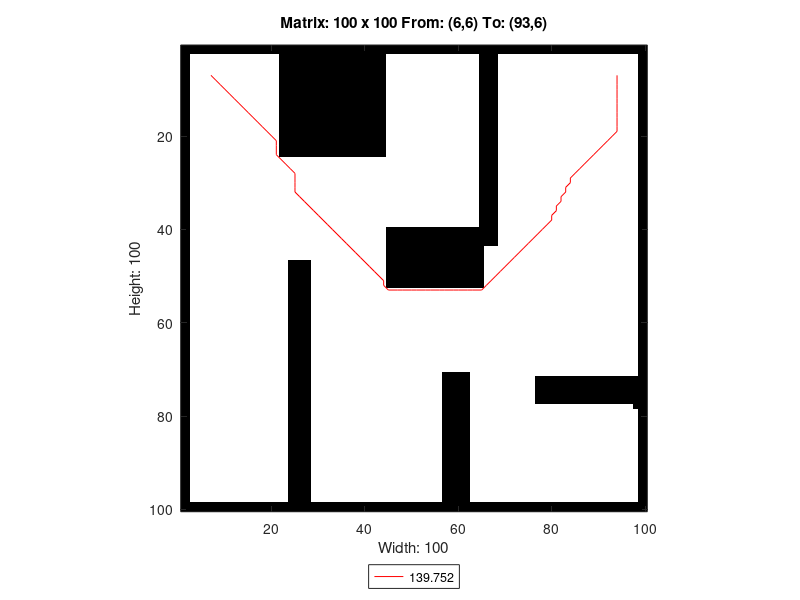

Write MATLAB code to recreate this figure.
A=[0 0 0 0 0 0 0 0 0 0 0 0 0 0 0 0 0 0 0 0 0 0 0 0 0 0 0 0 0 0 0 0 0 0 0 0 0 0 0 0 0 0 0 0 0 0 0 0 0 0 0 0 0 0 0 0 0 0 0 0 0 0 0 0 0 0 0 0 0 0 0 0 0 0 0 0 0 0 0 0 0 0 0 0 0 0 0 0 0 0 0 0 0 0 0 0 0 0 0 0 ;
0 0 0 0 0 0 0 0 0 0 0 0 0 0 0 0 0 0 0 0 0 0 0 0 0 0 0 0 0 0 0 0 0 0 0 0 0 0 0 0 0 0 0 0 0 0 0 0 0 0 0 0 0 0 0 0 0 0 0 0 0 0 0 0 0 0 0 0 0 0 0 0 0 0 0 0 0 0 0 0 0 0 0 0 0 0 0 0 0 0 0 0 0 0 0 0 0 0 0 0 ;
0 0 1 1 1 1 1 1 1 1 1 1 1 1 1 1 1 1 1 1 1 0 0 0 0 0 0 0 0 0 0 0 0 0 0 0 0 0 0 0 0 0 0 0 1 1 1 1 1 1 1 1 1 1 1 1 1 1 1 1 1 1 1 1 0 0 0 0 1 1 1 1 1 1 1 1 1 1 1 1 1 1 1 1 1 1 1 1 1 1 1 1 1 1 1 1 1 1 0 0 ;
0 0 1 1 1 1 1 1 1 1 1 1 1 1 1 1 1 1 1 1 1 0 0 0 0 0 0 0 0 0 0 0 0 0 0 0 0 0 0 0 0 0 0 0 1 1 1 1 1 1 1 1 1 1 1 1 1 1 1 1 1 1 1 1 0 0 0 0 1 1 1 1 1 1 1 1 1 1 1 1 1 1 1 1 1 1 1 1 1 1 1 1 1 1 1 1 1 1 0 0 ;
0 0 1 1 1 1 1 1 1 1 1 1 1 1 1 1 1 1 1 1 1 0 0 0 0 0 0 0 0 0 0 0 0 0 0 0 0 0 0 0 0 0 0 0 1 1 1 1 1 1 1 1 1 1 1 1 1 1 1 1 1 1 1 1 0 0 0 0 1 1 1 1 1 1 1 1 1 1 1 1 1 1 1 1 1 1 1 1 1 1 1 1 1 1 1 1 1 1 0 0 ;
0 0 1 1 1 1 1 1 1 1 1 1 1 1 1 1 1 1 1 1 1 0 0 0 0 0 0 0 0 0 0 0 0 0 0 0 0 0 0 0 0 0 0 0 1 1 1 1 1 1 1 1 1 1 1 1 1 1 1 1 1 1 1 1 0 0 0 0 1 1 1 1 1 1 1 1 1 1 1 1 1 1 1 1 1 1 1 1 1 1 1 1 1 1 1 1 1 1 0 0 ;
0 0 1 1 1 1 1 1 1 1 1 1 1 1 1 1 1 1 1 1 1 0 0 0 0 0 0 0 0 0 0 0 0 0 0 0 0 0 0 0 0 0 0 0 1 1 1 1 1 1 1 1 1 1 1 1 1 1 1 1 1 1 1 1 0 0 0 0 1 1 1 1 1 1 1 1 1 1 1 1 1 1 1 1 1 1 1 1 1 1 1 1 1 1 1 1 1 1 0 0 ;
0 0 1 1 1 1 1 1 1 1 1 1 1 1 1 1 1 1 1 1 1 0 0 0 0 0 0 0 0 0 0 0 0 0 0 0 0 0 0 0 0 0 0 0 1 1 1 1 1 1 1 1 1 1 1 1 1 1 1 1 1 1 1 1 0 0 0 0 1 1 1 1 1 1 1 1 1 1 1 1 1 1 1 1 1 1 1 1 1 1 1 1 1 1 1 1 1 1 0 0 ;
0 0 1 1 1 1 1 1 1 1 1 1 1 1 1 1 1 1 1 1 1 0 0 0 0 0 0 0 0 0 0 0 0 0 0 0 0 0 0 0 0 0 0 0 1 1 1 1 1 1 1 1 1 1 1 1 1 1 1 1 1 1 1 1 0 0 0 0 1 1 1 1 1 1 1 1 1 1 1 1 1 1 1 1 1 1 1 1 1 1 1 1 1 1 1 1 1 1 0 0 ;
0 0 1 1 1 1 1 1 1 1 1 1 1 1 1 1 1 1 1 1 1 0 0 0 0 0 0 0 0 0 0 0 0 0 0 0 0 0 0 0 0 0 0 0 1 1 1 1 1 1 1 1 1 1 1 1 1 1 1 1 1 1 1 1 0 0 0 0 1 1 1 1 1 1 1 1 1 1 1 1 1 1 1 1 1 1 1 1 1 1 1 1 1 1 1 1 1 1 0 0 ;
0 0 1 1 1 1 1 1 1 1 1 1 1 1 1 1 1 1 1 1 1 0 0 0 0 0 0 0 0 0 0 0 0 0 0 0 0 0 0 0 0 0 0 0 1 1 1 1 1 1 1 1 1 1 1 1 1 1 1 1 1 1 1 1 0 0 0 0 1 1 1 1 1 1 1 1 1 1 1 1 1 1 1 1 1 1 1 1 1 1 1 1 1 1 1 1 1 1 0 0 ;
0 0 1 1 1 1 1 1 1 1 1 1 1 1 1 1 1 1 1 1 1 0 0 0 0 0 0 0 0 0 0 0 0 0 0 0 0 0 0 0 0 0 0 0 1 1 1 1 1 1 1 1 1 1 1 1 1 1 1 1 1 1 1 1 0 0 0 0 1 1 1 1 1 1 1 1 1 1 1 1 1 1 1 1 1 1 1 1 1 1 1 1 1 1 1 1 1 1 0 0 ;
0 0 1 1 1 1 1 1 1 1 1 1 1 1 1 1 1 1 1 1 1 0 0 0 0 0 0 0 0 0 0 0 0 0 0 0 0 0 0 0 0 0 0 0 1 1 1 1 1 1 1 1 1 1 1 1 1 1 1 1 1 1 1 1 0 0 0 0 1 1 1 1 1 1 1 1 1 1 1 1 1 1 1 1 1 1 1 1 1 1 1 1 1 1 1 1 1 1 0 0 ;
0 0 1 1 1 1 1 1 1 1 1 1 1 1 1 1 1 1 1 1 1 0 0 0 0 0 0 0 0 0 0 0 0 0 0 0 0 0 0 0 0 0 0 0 1 1 1 1 1 1 1 1 1 1 1 1 1 1 1 1 1 1 1 1 0 0 0 0 1 1 1 1 1 1 1 1 1 1 1 1 1 1 1 1 1 1 1 1 1 1 1 1 1 1 1 1 1 1 0 0 ;
0 0 1 1 1 1 1 1 1 1 1 1 1 1 1 1 1 1 1 1 1 0 0 0 0 0 0 0 0 0 0 0 0 0 0 0 0 0 0 0 0 0 0 0 1 1 1 1 1 1 1 1 1 1 1 1 1 1 1 1 1 1 1 1 0 0 0 0 1 1 1 1 1 1 1 1 1 1 1 1 1 1 1 1 1 1 1 1 1 1 1 1 1 1 1 1 1 1 0 0 ;
0 0 1 1 1 1 1 1 1 1 1 1 1 1 1 1 1 1 1 1 1 0 0 0 0 0 0 0 0 0 0 0 0 0 0 0 0 0 0 0 0 0 0 0 1 1 1 1 1 1 1 1 1 1 1 1 1 1 1 1 1 1 1 1 0 0 0 0 1 1 1 1 1 1 1 1 1 1 1 1 1 1 1 1 1 1 1 1 1 1 1 1 1 1 1 1 1 1 0 0 ;
0 0 1 1 1 1 1 1 1 1 1 1 1 1 1 1 1 1 1 1 1 0 0 0 0 0 0 0 0 0 0 0 0 0 0 0 0 0 0 0 0 0 0 0 1 1 1 1 1 1 1 1 1 1 1 1 1 1 1 1 1 1 1 1 0 0 0 0 1 1 1 1 1 1 1 1 1 1 1 1 1 1 1 1 1 1 1 1 1 1 1 1 1 1 1 1 1 1 0 0 ;
0 0 1 1 1 1 1 1 1 1 1 1 1 1 1 1 1 1 1 1 1 0 0 0 0 0 0 0 0 0 0 0 0 0 0 0 0 0 0 0 0 0 0 0 1 1 1 1 1 1 1 1 1 1 1 1 1 1 1 1 1 1 1 1 0 0 0 0 1 1 1 1 1 1 1 1 1 1 1 1 1 1 1 1 1 1 1 1 1 1 1 1 1 1 1 1 1 1 0 0 ;
0 0 1 1 1 1 1 1 1 1 1 1 1 1 1 1 1 1 1 1 1 0 0 0 0 0 0 0 0 0 0 0 0 0 0 0 0 0 0 0 0 0 0 0 1 1 1 1 1 1 1 1 1 1 1 1 1 1 1 1 1 1 1 1 0 0 0 0 1 1 1 1 1 1 1 1 1 1 1 1 1 1 1 1 1 1 1 1 1 1 1 1 1 1 1 1 1 1 0 0 ;
0 0 1 1 1 1 1 1 1 1 1 1 1 1 1 1 1 1 1 1 1 0 0 0 0 0 0 0 0 0 0 0 0 0 0 0 0 0 0 0 0 0 0 0 1 1 1 1 1 1 1 1 1 1 1 1 1 1 1 1 1 1 1 1 0 0 0 0 1 1 1 1 1 1 1 1 1 1 1 1 1 1 1 1 1 1 1 1 1 1 1 1 1 1 1 1 1 1 0 0 ;
0 0 1 1 1 1 1 1 1 1 1 1 1 1 1 1 1 1 1 1 1 0 0 0 0 0 0 0 0 0 0 0 0 0 0 0 0 0 0 0 0 0 0 0 1 1 1 1 1 1 1 1 1 1 1 1 1 1 1 1 1 1 1 1 0 0 0 0 1 1 1 1 1 1 1 1 1 1 1 1 1 1 1 1 1 1 1 1 1 1 1 1 1 1 1 1 1 1 0 0 ;
0 0 1 1 1 1 1 1 1 1 1 1 1 1 1 1 1 1 1 1 1 0 0 0 0 0 0 0 0 0 0 0 0 0 0 0 0 0 0 0 0 0 0 0 1 1 1 1 1 1 1 1 1 1 1 1 1 1 1 1 1 1 1 1 0 0 0 0 1 1 1 1 1 1 1 1 1 1 1 1 1 1 1 1 1 1 1 1 1 1 1 1 1 1 1 1 1 1 0 0 ;
0 0 1 1 1 1 1 1 1 1 1 1 1 1 1 1 1 1 1 1 1 0 0 0 0 0 0 0 0 0 0 0 0 0 0 0 0 0 0 0 0 0 0 0 1 1 1 1 1 1 1 1 1 1 1 1 1 1 1 1 1 1 1 1 0 0 0 0 1 1 1 1 1 1 1 1 1 1 1 1 1 1 1 1 1 1 1 1 1 1 1 1 1 1 1 1 1 1 0 0 ;
0 0 1 1 1 1 1 1 1 1 1 1 1 1 1 1 1 1 1 1 1 0 0 0 0 0 0 0 0 0 0 0 0 0 0 0 0 0 0 0 0 0 0 0 1 1 1 1 1 1 1 1 1 1 1 1 1 1 1 1 1 1 1 1 0 0 0 0 1 1 1 1 1 1 1 1 1 1 1 1 1 1 1 1 1 1 1 1 1 1 1 1 1 1 1 1 1 1 0 0 ;
0 0 1 1 1 1 1 1 1 1 1 1 1 1 1 1 1 1 1 1 1 1 1 1 1 1 1 1 1 1 1 1 1 1 1 1 1 1 1 1 1 1 1 1 1 1 1 1 1 1 1 1 1 1 1 1 1 1 1 1 1 1 1 1 0 0 0 0 1 1 1 1 1 1 1 1 1 1 1 1 1 1 1 1 1 1 1 1 1 1 1 1 1 1 1 1 1 1 0 0 ;
0 0 1 1 1 1 1 1 1 1 1 1 1 1 1 1 1 1 1 1 1 1 1 1 1 1 1 1 1 1 1 1 1 1 1 1 1 1 1 1 1 1 1 1 1 1 1 1 1 1 1 1 1 1 1 1 1 1 1 1 1 1 1 1 0 0 0 0 1 1 1 1 1 1 1 1 1 1 1 1 1 1 1 1 1 1 1 1 1 1 1 1 1 1 1 1 1 1 0 0 ;
0 0 1 1 1 1 1 1 1 1 1 1 1 1 1 1 1 1 1 1 1 1 1 1 1 1 1 1 1 1 1 1 1 1 1 1 1 1 1 1 1 1 1 1 1 1 1 1 1 1 1 1 1 1 1 1 1 1 1 1 1 1 1 1 0 0 0 0 1 1 1 1 1 1 1 1 1 1 1 1 1 1 1 1 1 1 1 1 1 1 1 1 1 1 1 1 1 1 0 0 ;
0 0 1 1 1 1 1 1 1 1 1 1 1 1 1 1 1 1 1 1 1 1 1 1 1 1 1 1 1 1 1 1 1 1 1 1 1 1 1 1 1 1 1 1 1 1 1 1 1 1 1 1 1 1 1 1 1 1 1 1 1 1 1 1 0 0 0 0 1 1 1 1 1 1 1 1 1 1 1 1 1 1 1 1 1 1 1 1 1 1 1 1 1 1 1 1 1 1 0 0 ;
0 0 1 1 1 1 1 1 1 1 1 1 1 1 1 1 1 1 1 1 1 1 1 1 1 1 1 1 1 1 1 1 1 1 1 1 1 1 1 1 1 1 1 1 1 1 1 1 1 1 1 1 1 1 1 1 1 1 1 1 1 1 1 1 0 0 0 0 1 1 1 1 1 1 1 1 1 1 1 1 1 1 1 1 1 1 1 1 1 1 1 1 1 1 1 1 1 1 0 0 ;
0 0 1 1 1 1 1 1 1 1 1 1 1 1 1 1 1 1 1 1 1 1 1 1 1 1 1 1 1 1 1 1 1 1 1 1 1 1 1 1 1 1 1 1 1 1 1 1 1 1 1 1 1 1 1 1 1 1 1 1 1 1 1 1 0 0 0 0 1 1 1 1 1 1 1 1 1 1 1 1 1 1 1 1 1 1 1 1 1 1 1 1 1 1 1 1 1 1 0 0 ;
0 0 1 1 1 1 1 1 1 1 1 1 1 1 1 1 1 1 1 1 1 1 1 1 1 1 1 1 1 1 1 1 1 1 1 1 1 1 1 1 1 1 1 1 1 1 1 1 1 1 1 1 1 1 1 1 1 1 1 1 1 1 1 1 0 0 0 0 1 1 1 1 1 1 1 1 1 1 1 1 1 1 1 1 1 1 1 1 1 1 1 1 1 1 1 1 1 1 0 0 ;
0 0 1 1 1 1 1 1 1 1 1 1 1 1 1 1 1 1 1 1 1 1 1 1 1 1 1 1 1 1 1 1 1 1 1 1 1 1 1 1 1 1 1 1 1 1 1 1 1 1 1 1 1 1 1 1 1 1 1 1 1 1 1 1 0 0 0 0 1 1 1 1 1 1 1 1 1 1 1 1 1 1 1 1 1 1 1 1 1 1 1 1 1 1 1 1 1 1 0 0 ;
0 0 1 1 1 1 1 1 1 1 1 1 1 1 1 1 1 1 1 1 1 1 1 1 1 1 1 1 1 1 1 1 1 1 1 1 1 1 1 1 1 1 1 1 1 1 1 1 1 1 1 1 1 1 1 1 1 1 1 1 1 1 1 1 0 0 0 0 1 1 1 1 1 1 1 1 1 1 1 1 1 1 1 1 1 1 1 1 1 1 1 1 1 1 1 1 1 1 0 0 ;
0 0 1 1 1 1 1 1 1 1 1 1 1 1 1 1 1 1 1 1 1 1 1 1 1 1 1 1 1 1 1 1 1 1 1 1 1 1 1 1 1 1 1 1 1 1 1 1 1 1 1 1 1 1 1 1 1 1 1 1 1 1 1 1 0 0 0 0 1 1 1 1 1 1 1 1 1 1 1 1 1 1 1 1 1 1 1 1 1 1 1 1 1 1 1 1 1 1 0 0 ;
0 0 1 1 1 1 1 1 1 1 1 1 1 1 1 1 1 1 1 1 1 1 1 1 1 1 1 1 1 1 1 1 1 1 1 1 1 1 1 1 1 1 1 1 1 1 1 1 1 1 1 1 1 1 1 1 1 1 1 1 1 1 1 1 0 0 0 0 1 1 1 1 1 1 1 1 1 1 1 1 1 1 1 1 1 1 1 1 1 1 1 1 1 1 1 1 1 1 0 0 ;
0 0 1 1 1 1 1 1 1 1 1 1 1 1 1 1 1 1 1 1 1 1 1 1 1 1 1 1 1 1 1 1 1 1 1 1 1 1 1 1 1 1 1 1 1 1 1 1 1 1 1 1 1 1 1 1 1 1 1 1 1 1 1 1 0 0 0 0 1 1 1 1 1 1 1 1 1 1 1 1 1 1 1 1 1 1 1 1 1 1 1 1 1 1 1 1 1 1 0 0 ;
0 0 1 1 1 1 1 1 1 1 1 1 1 1 1 1 1 1 1 1 1 1 1 1 1 1 1 1 1 1 1 1 1 1 1 1 1 1 1 1 1 1 1 1 1 1 1 1 1 1 1 1 1 1 1 1 1 1 1 1 1 1 1 1 0 0 0 0 1 1 1 1 1 1 1 1 1 1 1 1 1 1 1 1 1 1 1 1 1 1 1 1 1 1 1 1 1 1 0 0 ;
0 0 1 1 1 1 1 1 1 1 1 1 1 1 1 1 1 1 1 1 1 1 1 1 1 1 1 1 1 1 1 1 1 1 1 1 1 1 1 1 1 1 1 1 1 1 1 1 1 1 1 1 1 1 1 1 1 1 1 1 1 1 1 1 0 0 0 0 1 1 1 1 1 1 1 1 1 1 1 1 1 1 1 1 1 1 1 1 1 1 1 1 1 1 1 1 1 1 0 0 ;
0 0 1 1 1 1 1 1 1 1 1 1 1 1 1 1 1 1 1 1 1 1 1 1 1 1 1 1 1 1 1 1 1 1 1 1 1 1 1 1 1 1 1 1 1 1 1 1 1 1 1 1 1 1 1 1 1 1 1 1 1 1 1 1 0 0 0 0 1 1 1 1 1 1 1 1 1 1 1 1 1 1 1 1 1 1 1 1 1 1 1 1 1 1 1 1 1 1 0 0 ;
0 0 1 1 1 1 1 1 1 1 1 1 1 1 1 1 1 1 1 1 1 1 1 1 1 1 1 1 1 1 1 1 1 1 1 1 1 1 1 1 1 1 1 1 0 0 0 0 0 0 0 0 0 0 0 0 0 0 0 0 0 0 0 0 0 0 0 0 1 1 1 1 1 1 1 1 1 1 1 1 1 1 1 1 1 1 1 1 1 1 1 1 1 1 1 1 1 1 0 0 ;
0 0 1 1 1 1 1 1 1 1 1 1 1 1 1 1 1 1 1 1 1 1 1 1 1 1 1 1 1 1 1 1 1 1 1 1 1 1 1 1 1 1 1 1 0 0 0 0 0 0 0 0 0 0 0 0 0 0 0 0 0 0 0 0 0 0 0 0 1 1 1 1 1 1 1 1 1 1 1 1 1 1 1 1 1 1 1 1 1 1 1 1 1 1 1 1 1 1 0 0 ;
0 0 1 1 1 1 1 1 1 1 1 1 1 1 1 1 1 1 1 1 1 1 1 1 1 1 1 1 1 1 1 1 1 1 1 1 1 1 1 1 1 1 1 1 0 0 0 0 0 0 0 0 0 0 0 0 0 0 0 0 0 0 0 0 0 0 0 0 1 1 1 1 1 1 1 1 1 1 1 1 1 1 1 1 1 1 1 1 1 1 1 1 1 1 1 1 1 1 0 0 ;
0 0 1 1 1 1 1 1 1 1 1 1 1 1 1 1 1 1 1 1 1 1 1 1 1 1 1 1 1 1 1 1 1 1 1 1 1 1 1 1 1 1 1 1 0 0 0 0 0 0 0 0 0 0 0 0 0 0 0 0 0 0 0 0 0 0 0 0 1 1 1 1 1 1 1 1 1 1 1 1 1 1 1 1 1 1 1 1 1 1 1 1 1 1 1 1 1 1 0 0 ;
0 0 1 1 1 1 1 1 1 1 1 1 1 1 1 1 1 1 1 1 1 1 1 1 1 1 1 1 1 1 1 1 1 1 1 1 1 1 1 1 1 1 1 1 0 0 0 0 0 0 0 0 0 0 0 0 0 0 0 0 0 0 0 0 0 1 1 1 1 1 1 1 1 1 1 1 1 1 1 1 1 1 1 1 1 1 1 1 1 1 1 1 1 1 1 1 1 1 0 0 ;
0 0 1 1 1 1 1 1 1 1 1 1 1 1 1 1 1 1 1 1 1 1 1 1 1 1 1 1 1 1 1 1 1 1 1 1 1 1 1 1 1 1 1 1 0 0 0 0 0 0 0 0 0 0 0 0 0 0 0 0 0 0 0 0 0 1 1 1 1 1 1 1 1 1 1 1 1 1 1 1 1 1 1 1 1 1 1 1 1 1 1 1 1 1 1 1 1 1 0 0 ;
0 0 1 1 1 1 1 1 1 1 1 1 1 1 1 1 1 1 1 1 1 1 1 1 1 1 1 1 1 1 1 1 1 1 1 1 1 1 1 1 1 1 1 1 0 0 0 0 0 0 0 0 0 0 0 0 0 0 0 0 0 0 0 0 0 1 1 1 1 1 1 1 1 1 1 1 1 1 1 1 1 1 1 1 1 1 1 1 1 1 1 1 1 1 1 1 1 1 0 0 ;
0 0 1 1 1 1 1 1 1 1 1 1 1 1 1 1 1 1 1 1 1 1 1 0 0 0 0 0 1 1 1 1 1 1 1 1 1 1 1 1 1 1 1 1 0 0 0 0 0 0 0 0 0 0 0 0 0 0 0 0 0 0 0 0 0 1 1 1 1 1 1 1 1 1 1 1 1 1 1 1 1 1 1 1 1 1 1 1 1 1 1 1 1 1 1 1 1 1 0 0 ;
0 0 1 1 1 1 1 1 1 1 1 1 1 1 1 1 1 1 1 1 1 1 1 0 0 0 0 0 1 1 1 1 1 1 1 1 1 1 1 1 1 1 1 1 0 0 0 0 0 0 0 0 0 0 0 0 0 0 0 0 0 0 0 0 0 1 1 1 1 1 1 1 1 1 1 1 1 1 1 1 1 1 1 1 1 1 1 1 1 1 1 1 1 1 1 1 1 1 0 0 ;
0 0 1 1 1 1 1 1 1 1 1 1 1 1 1 1 1 1 1 1 1 1 1 0 0 0 0 0 1 1 1 1 1 1 1 1 1 1 1 1 1 1 1 1 0 0 0 0 0 0 0 0 0 0 0 0 0 0 0 0 0 0 0 0 0 1 1 1 1 1 1 1 1 1 1 1 1 1 1 1 1 1 1 1 1 1 1 1 1 1 1 1 1 1 1 1 1 1 0 0 ;
0 0 1 1 1 1 1 1 1 1 1 1 1 1 1 1 1 1 1 1 1 1 1 0 0 0 0 0 1 1 1 1 1 1 1 1 1 1 1 1 1 1 1 1 0 0 0 0 0 0 0 0 0 0 0 0 0 0 0 0 0 0 0 0 0 1 1 1 1 1 1 1 1 1 1 1 1 1 1 1 1 1 1 1 1 1 1 1 1 1 1 1 1 1 1 1 1 1 0 0 ;
0 0 1 1 1 1 1 1 1 1 1 1 1 1 1 1 1 1 1 1 1 1 1 0 0 0 0 0 1 1 1 1 1 1 1 1 1 1 1 1 1 1 1 1 0 0 0 0 0 0 0 0 0 0 0 0 0 0 0 0 0 0 0 0 0 1 1 1 1 1 1 1 1 1 1 1 1 1 1 1 1 1 1 1 1 1 1 1 1 1 1 1 1 1 1 1 1 1 0 0 ;
0 0 1 1 1 1 1 1 1 1 1 1 1 1 1 1 1 1 1 1 1 1 1 0 0 0 0 0 1 1 1 1 1 1 1 1 1 1 1 1 1 1 1 1 0 0 0 0 0 0 0 0 0 0 0 0 0 0 0 0 0 0 0 0 0 1 1 1 1 1 1 1 1 1 1 1 1 1 1 1 1 1 1 1 1 1 1 1 1 1 1 1 1 1 1 1 1 1 0 0 ;
0 0 1 1 1 1 1 1 1 1 1 1 1 1 1 1 1 1 1 1 1 1 1 0 0 0 0 0 1 1 1 1 1 1 1 1 1 1 1 1 1 1 1 1 1 1 1 1 1 1 1 1 1 1 1 1 1 1 1 1 1 1 1 1 1 1 1 1 1 1 1 1 1 1 1 1 1 1 1 1 1 1 1 1 1 1 1 1 1 1 1 1 1 1 1 1 1 1 0 0 ;
0 0 1 1 1 1 1 1 1 1 1 1 1 1 1 1 1 1 1 1 1 1 1 0 0 0 0 0 1 1 1 1 1 1 1 1 1 1 1 1 1 1 1 1 1 1 1 1 1 1 1 1 1 1 1 1 1 1 1 1 1 1 1 1 1 1 1 1 1 1 1 1 1 1 1 1 1 1 1 1 1 1 1 1 1 1 1 1 1 1 1 1 1 1 1 1 1 1 0 0 ;
0 0 1 1 1 1 1 1 1 1 1 1 1 1 1 1 1 1 1 1 1 1 1 0 0 0 0 0 1 1 1 1 1 1 1 1 1 1 1 1 1 1 1 1 1 1 1 1 1 1 1 1 1 1 1 1 1 1 1 1 1 1 1 1 1 1 1 1 1 1 1 1 1 1 1 1 1 1 1 1 1 1 1 1 1 1 1 1 1 1 1 1 1 1 1 1 1 1 0 0 ;
0 0 1 1 1 1 1 1 1 1 1 1 1 1 1 1 1 1 1 1 1 1 1 0 0 0 0 0 1 1 1 1 1 1 1 1 1 1 1 1 1 1 1 1 1 1 1 1 1 1 1 1 1 1 1 1 1 1 1 1 1 1 1 1 1 1 1 1 1 1 1 1 1 1 1 1 1 1 1 1 1 1 1 1 1 1 1 1 1 1 1 1 1 1 1 1 1 1 0 0 ;
0 0 1 1 1 1 1 1 1 1 1 1 1 1 1 1 1 1 1 1 1 1 1 0 0 0 0 0 1 1 1 1 1 1 1 1 1 1 1 1 1 1 1 1 1 1 1 1 1 1 1 1 1 1 1 1 1 1 1 1 1 1 1 1 1 1 1 1 1 1 1 1 1 1 1 1 1 1 1 1 1 1 1 1 1 1 1 1 1 1 1 1 1 1 1 1 1 1 0 0 ;
0 0 1 1 1 1 1 1 1 1 1 1 1 1 1 1 1 1 1 1 1 1 1 0 0 0 0 0 1 1 1 1 1 1 1 1 1 1 1 1 1 1 1 1 1 1 1 1 1 1 1 1 1 1 1 1 1 1 1 1 1 1 1 1 1 1 1 1 1 1 1 1 1 1 1 1 1 1 1 1 1 1 1 1 1 1 1 1 1 1 1 1 1 1 1 1 1 1 0 0 ;
0 0 1 1 1 1 1 1 1 1 1 1 1 1 1 1 1 1 1 1 1 1 1 0 0 0 0 0 1 1 1 1 1 1 1 1 1 1 1 1 1 1 1 1 1 1 1 1 1 1 1 1 1 1 1 1 1 1 1 1 1 1 1 1 1 1 1 1 1 1 1 1 1 1 1 1 1 1 1 1 1 1 1 1 1 1 1 1 1 1 1 1 1 1 1 1 1 1 0 0 ;
0 0 1 1 1 1 1 1 1 1 1 1 1 1 1 1 1 1 1 1 1 1 1 0 0 0 0 0 1 1 1 1 1 1 1 1 1 1 1 1 1 1 1 1 1 1 1 1 1 1 1 1 1 1 1 1 1 1 1 1 1 1 1 1 1 1 1 1 1 1 1 1 1 1 1 1 1 1 1 1 1 1 1 1 1 1 1 1 1 1 1 1 1 1 1 1 1 1 0 0 ;
0 0 1 1 1 1 1 1 1 1 1 1 1 1 1 1 1 1 1 1 1 1 1 0 0 0 0 0 1 1 1 1 1 1 1 1 1 1 1 1 1 1 1 1 1 1 1 1 1 1 1 1 1 1 1 1 1 1 1 1 1 1 1 1 1 1 1 1 1 1 1 1 1 1 1 1 1 1 1 1 1 1 1 1 1 1 1 1 1 1 1 1 1 1 1 1 1 1 0 0 ;
0 0 1 1 1 1 1 1 1 1 1 1 1 1 1 1 1 1 1 1 1 1 1 0 0 0 0 0 1 1 1 1 1 1 1 1 1 1 1 1 1 1 1 1 1 1 1 1 1 1 1 1 1 1 1 1 1 1 1 1 1 1 1 1 1 1 1 1 1 1 1 1 1 1 1 1 1 1 1 1 1 1 1 1 1 1 1 1 1 1 1 1 1 1 1 1 1 1 0 0 ;
0 0 1 1 1 1 1 1 1 1 1 1 1 1 1 1 1 1 1 1 1 1 1 0 0 0 0 0 1 1 1 1 1 1 1 1 1 1 1 1 1 1 1 1 1 1 1 1 1 1 1 1 1 1 1 1 1 1 1 1 1 1 1 1 1 1 1 1 1 1 1 1 1 1 1 1 1 1 1 1 1 1 1 1 1 1 1 1 1 1 1 1 1 1 1 1 1 1 0 0 ;
0 0 1 1 1 1 1 1 1 1 1 1 1 1 1 1 1 1 1 1 1 1 1 0 0 0 0 0 1 1 1 1 1 1 1 1 1 1 1 1 1 1 1 1 1 1 1 1 1 1 1 1 1 1 1 1 1 1 1 1 1 1 1 1 1 1 1 1 1 1 1 1 1 1 1 1 1 1 1 1 1 1 1 1 1 1 1 1 1 1 1 1 1 1 1 1 1 1 0 0 ;
0 0 1 1 1 1 1 1 1 1 1 1 1 1 1 1 1 1 1 1 1 1 1 0 0 0 0 0 1 1 1 1 1 1 1 1 1 1 1 1 1 1 1 1 1 1 1 1 1 1 1 1 1 1 1 1 1 1 1 1 1 1 1 1 1 1 1 1 1 1 1 1 1 1 1 1 1 1 1 1 1 1 1 1 1 1 1 1 1 1 1 1 1 1 1 1 1 1 0 0 ;
0 0 1 1 1 1 1 1 1 1 1 1 1 1 1 1 1 1 1 1 1 1 1 0 0 0 0 0 1 1 1 1 1 1 1 1 1 1 1 1 1 1 1 1 1 1 1 1 1 1 1 1 1 1 1 1 1 1 1 1 1 1 1 1 1 1 1 1 1 1 1 1 1 1 1 1 1 1 1 1 1 1 1 1 1 1 1 1 1 1 1 1 1 1 1 1 1 1 0 0 ;
0 0 1 1 1 1 1 1 1 1 1 1 1 1 1 1 1 1 1 1 1 1 1 0 0 0 0 0 1 1 1 1 1 1 1 1 1 1 1 1 1 1 1 1 1 1 1 1 1 1 1 1 1 1 1 1 1 1 1 1 1 1 1 1 1 1 1 1 1 1 1 1 1 1 1 1 1 1 1 1 1 1 1 1 1 1 1 1 1 1 1 1 1 1 1 1 1 1 0 0 ;
0 0 1 1 1 1 1 1 1 1 1 1 1 1 1 1 1 1 1 1 1 1 1 0 0 0 0 0 1 1 1 1 1 1 1 1 1 1 1 1 1 1 1 1 1 1 1 1 1 1 1 1 1 1 1 1 1 1 1 1 1 1 1 1 1 1 1 1 1 1 1 1 1 1 1 1 1 1 1 1 1 1 1 1 1 1 1 1 1 1 1 1 1 1 1 1 1 1 0 0 ;
0 0 1 1 1 1 1 1 1 1 1 1 1 1 1 1 1 1 1 1 1 1 1 0 0 0 0 0 1 1 1 1 1 1 1 1 1 1 1 1 1 1 1 1 1 1 1 1 1 1 1 1 1 1 1 1 1 1 1 1 1 1 1 1 1 1 1 1 1 1 1 1 1 1 1 1 1 1 1 1 1 1 1 1 1 1 1 1 1 1 1 1 1 1 1 1 1 1 0 0 ;
0 0 1 1 1 1 1 1 1 1 1 1 1 1 1 1 1 1 1 1 1 1 1 0 0 0 0 0 1 1 1 1 1 1 1 1 1 1 1 1 1 1 1 1 1 1 1 1 1 1 1 1 1 1 1 1 1 1 1 1 1 1 1 1 1 1 1 1 1 1 1 1 1 1 1 1 1 1 1 1 1 1 1 1 1 1 1 1 1 1 1 1 1 1 1 1 1 1 0 0 ;
0 0 1 1 1 1 1 1 1 1 1 1 1 1 1 1 1 1 1 1 1 1 1 0 0 0 0 0 1 1 1 1 1 1 1 1 1 1 1 1 1 1 1 1 1 1 1 1 1 1 1 1 1 1 1 1 0 0 0 0 0 0 1 1 1 1 1 1 1 1 1 1 1 1 1 1 1 1 1 1 1 1 1 1 1 1 1 1 1 1 1 1 1 1 1 1 1 1 0 0 ;
0 0 1 1 1 1 1 1 1 1 1 1 1 1 1 1 1 1 1 1 1 1 1 0 0 0 0 0 1 1 1 1 1 1 1 1 1 1 1 1 1 1 1 1 1 1 1 1 1 1 1 1 1 1 1 1 0 0 0 0 0 0 1 1 1 1 1 1 1 1 1 1 1 1 1 1 0 0 0 0 0 0 0 0 0 0 0 0 0 0 0 0 0 0 0 0 0 0 0 0 ;
0 0 1 1 1 1 1 1 1 1 1 1 1 1 1 1 1 1 1 1 1 1 1 0 0 0 0 0 1 1 1 1 1 1 1 1 1 1 1 1 1 1 1 1 1 1 1 1 1 1 1 1 1 1 1 1 0 0 0 0 0 0 1 1 1 1 1 1 1 1 1 1 1 1 1 1 0 0 0 0 0 0 0 0 0 0 0 0 0 0 0 0 0 0 0 0 0 0 0 0 ;
0 0 1 1 1 1 1 1 1 1 1 1 1 1 1 1 1 1 1 1 1 1 1 0 0 0 0 0 1 1 1 1 1 1 1 1 1 1 1 1 1 1 1 1 1 1 1 1 1 1 1 1 1 1 1 1 0 0 0 0 0 0 1 1 1 1 1 1 1 1 1 1 1 1 1 1 0 0 0 0 0 0 0 0 0 0 0 0 0 0 0 0 0 0 0 0 0 0 0 0 ;
0 0 1 1 1 1 1 1 1 1 1 1 1 1 1 1 1 1 1 1 1 1 1 0 0 0 0 0 1 1 1 1 1 1 1 1 1 1 1 1 1 1 1 1 1 1 1 1 1 1 1 1 1 1 1 1 0 0 0 0 0 0 1 1 1 1 1 1 1 1 1 1 1 1 1 1 0 0 0 0 0 0 0 0 0 0 0 0 0 0 0 0 0 0 0 0 0 0 0 0 ;
0 0 1 1 1 1 1 1 1 1 1 1 1 1 1 1 1 1 1 1 1 1 1 0 0 0 0 0 1 1 1 1 1 1 1 1 1 1 1 1 1 1 1 1 1 1 1 1 1 1 1 1 1 1 1 1 0 0 0 0 0 0 1 1 1 1 1 1 1 1 1 1 1 1 1 1 0 0 0 0 0 0 0 0 0 0 0 0 0 0 0 0 0 0 0 0 0 0 0 0 ;
0 0 1 1 1 1 1 1 1 1 1 1 1 1 1 1 1 1 1 1 1 1 1 0 0 0 0 0 1 1 1 1 1 1 1 1 1 1 1 1 1 1 1 1 1 1 1 1 1 1 1 1 1 1 1 1 0 0 0 0 0 0 1 1 1 1 1 1 1 1 1 1 1 1 1 1 0 0 0 0 0 0 0 0 0 0 0 0 0 0 0 0 0 0 0 0 0 0 0 0 ;
0 0 1 1 1 1 1 1 1 1 1 1 1 1 1 1 1 1 1 1 1 1 1 0 0 0 0 0 1 1 1 1 1 1 1 1 1 1 1 1 1 1 1 1 1 1 1 1 1 1 1 1 1 1 1 1 0 0 0 0 0 0 1 1 1 1 1 1 1 1 1 1 1 1 1 1 1 1 1 1 1 1 1 1 1 1 1 1 1 1 1 1 1 1 1 1 1 0 0 0 ;
0 0 1 1 1 1 1 1 1 1 1 1 1 1 1 1 1 1 1 1 1 1 1 0 0 0 0 0 1 1 1 1 1 1 1 1 1 1 1 1 1 1 1 1 1 1 1 1 1 1 1 1 1 1 1 1 0 0 0 0 0 0 1 1 1 1 1 1 1 1 1 1 1 1 1 1 1 1 1 1 1 1 1 1 1 1 1 1 1 1 1 1 1 1 1 1 1 1 0 0 ;
0 0 1 1 1 1 1 1 1 1 1 1 1 1 1 1 1 1 1 1 1 1 1 0 0 0 0 0 1 1 1 1 1 1 1 1 1 1 1 1 1 1 1 1 1 1 1 1 1 1 1 1 1 1 1 1 0 0 0 0 0 0 1 1 1 1 1 1 1 1 1 1 1 1 1 1 1 1 1 1 1 1 1 1 1 1 1 1 1 1 1 1 1 1 1 1 1 1 0 0 ;
0 0 1 1 1 1 1 1 1 1 1 1 1 1 1 1 1 1 1 1 1 1 1 0 0 0 0 0 1 1 1 1 1 1 1 1 1 1 1 1 1 1 1 1 1 1 1 1 1 1 1 1 1 1 1 1 0 0 0 0 0 0 1 1 1 1 1 1 1 1 1 1 1 1 1 1 1 1 1 1 1 1 1 1 1 1 1 1 1 1 1 1 1 1 1 1 1 1 0 0 ;
0 0 1 1 1 1 1 1 1 1 1 1 1 1 1 1 1 1 1 1 1 1 1 0 0 0 0 0 1 1 1 1 1 1 1 1 1 1 1 1 1 1 1 1 1 1 1 1 1 1 1 1 1 1 1 1 0 0 0 0 0 0 1 1 1 1 1 1 1 1 1 1 1 1 1 1 1 1 1 1 1 1 1 1 1 1 1 1 1 1 1 1 1 1 1 1 1 1 0 0 ;
0 0 1 1 1 1 1 1 1 1 1 1 1 1 1 1 1 1 1 1 1 1 1 0 0 0 0 0 1 1 1 1 1 1 1 1 1 1 1 1 1 1 1 1 1 1 1 1 1 1 1 1 1 1 1 1 0 0 0 0 0 0 1 1 1 1 1 1 1 1 1 1 1 1 1 1 1 1 1 1 1 1 1 1 1 1 1 1 1 1 1 1 1 1 1 1 1 1 0 0 ;
0 0 1 1 1 1 1 1 1 1 1 1 1 1 1 1 1 1 1 1 1 1 1 0 0 0 0 0 1 1 1 1 1 1 1 1 1 1 1 1 1 1 1 1 1 1 1 1 1 1 1 1 1 1 1 1 0 0 0 0 0 0 1 1 1 1 1 1 1 1 1 1 1 1 1 1 1 1 1 1 1 1 1 1 1 1 1 1 1 1 1 1 1 1 1 1 1 1 0 0 ;
0 0 1 1 1 1 1 1 1 1 1 1 1 1 1 1 1 1 1 1 1 1 1 0 0 0 0 0 1 1 1 1 1 1 1 1 1 1 1 1 1 1 1 1 1 1 1 1 1 1 1 1 1 1 1 1 0 0 0 0 0 0 1 1 1 1 1 1 1 1 1 1 1 1 1 1 1 1 1 1 1 1 1 1 1 1 1 1 1 1 1 1 1 1 1 1 1 1 0 0 ;
0 0 1 1 1 1 1 1 1 1 1 1 1 1 1 1 1 1 1 1 1 1 1 0 0 0 0 0 1 1 1 1 1 1 1 1 1 1 1 1 1 1 1 1 1 1 1 1 1 1 1 1 1 1 1 1 0 0 0 0 0 0 1 1 1 1 1 1 1 1 1 1 1 1 1 1 1 1 1 1 1 1 1 1 1 1 1 1 1 1 1 1 1 1 1 1 1 1 0 0 ;
0 0 1 1 1 1 1 1 1 1 1 1 1 1 1 1 1 1 1 1 1 1 1 0 0 0 0 0 1 1 1 1 1 1 1 1 1 1 1 1 1 1 1 1 1 1 1 1 1 1 1 1 1 1 1 1 0 0 0 0 0 0 1 1 1 1 1 1 1 1 1 1 1 1 1 1 1 1 1 1 1 1 1 1 1 1 1 1 1 1 1 1 1 1 1 1 1 1 0 0 ;
0 0 1 1 1 1 1 1 1 1 1 1 1 1 1 1 1 1 1 1 1 1 1 0 0 0 0 0 1 1 1 1 1 1 1 1 1 1 1 1 1 1 1 1 1 1 1 1 1 1 1 1 1 1 1 1 0 0 0 0 0 0 1 1 1 1 1 1 1 1 1 1 1 1 1 1 1 1 1 1 1 1 1 1 1 1 1 1 1 1 1 1 1 1 1 1 1 1 0 0 ;
0 0 1 1 1 1 1 1 1 1 1 1 1 1 1 1 1 1 1 1 1 1 1 0 0 0 0 0 1 1 1 1 1 1 1 1 1 1 1 1 1 1 1 1 1 1 1 1 1 1 1 1 1 1 1 1 0 0 0 0 0 0 1 1 1 1 1 1 1 1 1 1 1 1 1 1 1 1 1 1 1 1 1 1 1 1 1 1 1 1 1 1 1 1 1 1 1 1 0 0 ;
0 0 1 1 1 1 1 1 1 1 1 1 1 1 1 1 1 1 1 1 1 1 1 0 0 0 0 0 1 1 1 1 1 1 1 1 1 1 1 1 1 1 1 1 1 1 1 1 1 1 1 1 1 1 1 1 0 0 0 0 0 0 1 1 1 1 1 1 1 1 1 1 1 1 1 1 1 1 1 1 1 1 1 1 1 1 1 1 1 1 1 1 1 1 1 1 1 1 0 0 ;
0 0 1 1 1 1 1 1 1 1 1 1 1 1 1 1 1 1 1 1 1 1 1 0 0 0 0 0 1 1 1 1 1 1 1 1 1 1 1 1 1 1 1 1 1 1 1 1 1 1 1 1 1 1 1 1 0 0 0 0 0 0 1 1 1 1 1 1 1 1 1 1 1 1 1 1 1 1 1 1 1 1 1 1 1 1 1 1 1 1 1 1 1 1 1 1 1 1 0 0 ;
0 0 1 1 1 1 1 1 1 1 1 1 1 1 1 1 1 1 1 1 1 1 1 0 0 0 0 0 1 1 1 1 1 1 1 1 1 1 1 1 1 1 1 1 1 1 1 1 1 1 1 1 1 1 1 1 0 0 0 0 0 0 1 1 1 1 1 1 1 1 1 1 1 1 1 1 1 1 1 1 1 1 1 1 1 1 1 1 1 1 1 1 1 1 1 1 1 1 0 0 ;
0 0 1 1 1 1 1 1 1 1 1 1 1 1 1 1 1 1 1 1 1 1 1 0 0 0 0 0 1 1 1 1 1 1 1 1 1 1 1 1 1 1 1 1 1 1 1 1 1 1 1 1 1 1 1 1 0 0 0 0 0 0 1 1 1 1 1 1 1 1 1 1 1 1 1 1 1 1 1 1 1 1 1 1 1 1 1 1 1 1 1 1 1 1 1 1 1 1 0 0 ;
0 0 1 1 1 1 1 1 1 1 1 1 1 1 1 1 1 1 1 1 1 1 1 0 0 0 0 0 1 1 1 1 1 1 1 1 1 1 1 1 1 1 1 1 1 1 1 1 1 1 1 1 1 1 1 1 0 0 0 0 0 0 1 1 1 1 1 1 1 1 1 1 1 1 1 1 1 1 1 1 1 1 1 1 1 1 1 1 1 1 1 1 1 1 1 1 1 1 0 0 ;
0 0 1 1 1 1 1 1 1 1 1 1 1 1 1 1 1 1 1 1 1 1 1 0 0 0 0 0 1 1 1 1 1 1 1 1 1 1 1 1 1 1 1 1 1 1 1 1 1 1 1 1 1 1 1 1 0 0 0 0 0 0 1 1 1 1 1 1 1 1 1 1 1 1 1 1 1 1 1 1 1 1 1 1 1 1 1 1 1 1 1 1 1 1 1 1 1 1 0 0 ;
0 0 1 1 1 1 1 1 1 1 1 1 1 1 1 1 1 1 1 1 1 1 1 0 0 0 0 0 1 1 1 1 1 1 1 1 1 1 1 1 1 1 1 1 1 1 1 1 1 1 1 1 1 1 1 1 0 0 0 0 0 0 1 1 1 1 1 1 1 1 1 1 1 1 1 1 1 1 1 1 1 1 1 1 1 1 1 1 1 1 1 1 1 1 1 1 1 1 0 0 ;
0 0 1 1 1 1 1 1 1 1 1 1 1 1 1 1 1 1 1 1 1 1 1 0 0 0 0 0 1 1 1 1 1 1 1 1 1 1 1 1 1 1 1 1 1 1 1 1 1 1 1 1 1 1 1 1 0 0 0 0 0 0 1 1 1 1 1 1 1 1 1 1 1 1 1 1 1 1 1 1 1 1 1 1 1 1 1 1 1 1 1 1 1 1 1 1 1 1 0 0 ;
0 0 1 1 1 1 1 1 1 1 1 1 1 1 1 1 1 1 1 1 1 1 1 0 0 0 0 0 1 1 1 1 1 1 1 1 1 1 1 1 1 1 1 1 1 1 1 1 1 1 1 1 1 1 1 1 0 0 0 0 0 0 1 1 1 1 1 1 1 1 1 1 1 1 1 1 1 1 1 1 1 1 1 1 1 1 1 1 1 1 1 1 1 1 1 1 1 1 0 0 ;
0 0 0 0 0 0 0 0 0 0 0 0 0 0 0 0 0 0 0 0 0 0 0 0 0 0 0 0 0 0 0 0 0 0 0 0 0 0 0 0 0 0 0 0 0 0 0 0 0 0 0 0 0 0 0 0 0 0 0 0 0 0 0 0 0 0 0 0 0 0 0 0 0 0 0 0 0 0 0 0 0 0 0 0 0 0 0 0 0 0 0 0 0 0 0 0 0 0 0 0 ;
0 0 0 0 0 0 0 0 0 0 0 0 0 0 0 0 0 0 0 0 0 0 0 0 0 0 0 0 0 0 0 0 0 0 0 0 0 0 0 0 0 0 0 0 0 0 0 0 0 0 0 0 0 0 0 0 0 0 0 0 0 0 0 0 0 0 0 0 0 0 0 0 0 0 0 0 0 0 0 0 0 0 0 0 0 0 0 0 0 0 0 0 0 0 0 0 0 0 0 0 ;
];
imshow(A);
axis on
hold on
title('Matrix: 100 x 100 From: (6,6) To: (93,6)');
xlabel('Width: 100');
ylabel('Height: 100');
X=[94,94,94,94,94,94,94,94,94,94,94,94,94,94,93,92,91,90,89,88,87,86,85,84,84,83,83,82,82,81,81,80,80,79,78,77,76,75,74,73,72,71,70,69,68,67,66,65,64,63,62,61,60,59,58,57,56,55,54,53,52,51,50,49,48,47,46,45,44,44,43,42,41,40,39,38,37,36,35,34,33,32,31,30,29,28,27,26,25,25,25,25,25,24,23,22,21,21,21,21,20,19,18,17,16,15,14,13,12,11,10,9,8,7,7];
Y=-[-7,-7,-8,-9,-10,-11,-12,-13,-14,-15,-16,-17,-18,-19,-20,-21,-22,-23,-24,-25,-26,-27,-28,-29,-30,-31,-32,-33,-34,-35,-36,-37,-38,-39,-40,-41,-42,-43,-44,-45,-46,-47,-48,-49,-50,-51,-52,-53,-53,-53,-53,-53,-53,-53,-53,-53,-53,-53,-53,-53,-53,-53,-53,-53,-53,-53,-53,-53,-52,-51,-50,-49,-48,-47,-46,-45,-44,-43,-42,-41,-40,-39,-38,-37,-36,-35,-34,-33,-32,-31,-30,-29,-28,-27,-26,-25,-24,-23,-22,-21,-20,-19,-18,-17,-16,-15,-14,-13,-12,-11,-10,-9,-8,-7,-7];
hold on;
plot(X,Y,'r');
legend('139.752','Location','southoutside');
